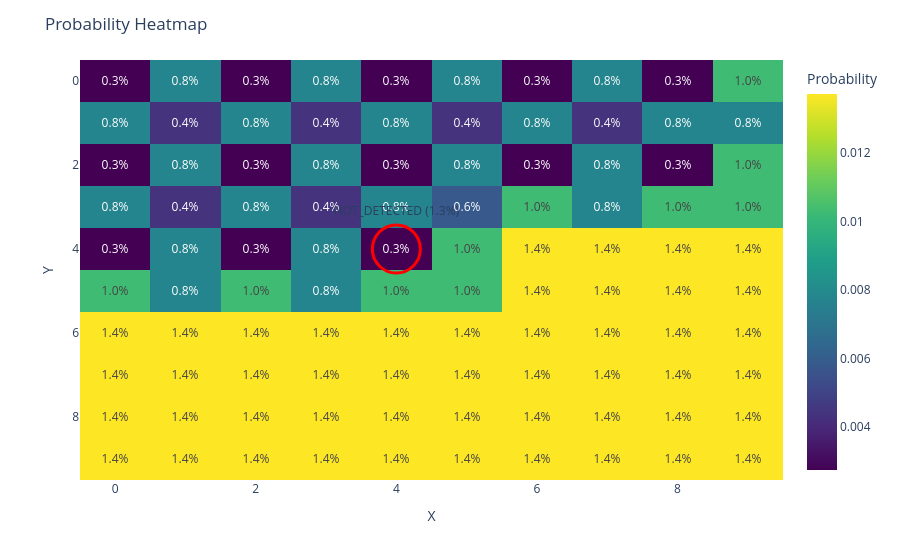

Notebook code cell kept with this figure:
### Markdown cell above
# Play the game

### Code cell
# initial
# sub_location = (2, 2)
# map = np.arange(1, 26, dtype=float).reshape(5, 5)
# map = map / map.sum()

# uniform
map = np.ones((10, 10), dtype=float)
map = map / map.sum()
# sub_location = (4, 3)
sub_location = (
    np.random.randint(map.shape[0]),   # 0..4
    np.random.randint(map.shape[1]),   # 0..4
)

# random
# rng = np.random.default_rng()
# sub_location = (2, 2)
# map = rng.random((5, 5))
# map = map / map.sum()


# sub_location = (2, 2)
# map = np.array([
#     [0.15, 0.08, 0.02, 0.03, 0.02],
#     [0.10, 0.12, 0.03, 0.04, 0.03],
#     [0.04, 0.03, 0.02, 0.03, 0.04],
#     [0.10, 0.12, 0.03, 0.04, 0.03],
#     [0.15, 0.08, 0.02, 0.03, 0.02],
# ], dtype=float)
# map = map / map.sum()

# sub_location = (2, 2)
# map = np.array([
#     [0.02, 0.03, 0.04, 0.08, 0.15],
#     [0.01, 0.02, 0.03, 0.06, 0.12],
#     [0.01, 0.01, 0.02, 0.04, 0.08],
#     [0.02, 0.02, 0.03, 0.04, 0.06],
#     [0.03, 0.04, 0.05, 0.06, 0.08],
# ], dtype=float)
# map = map / map.sum()

sensor = PingSensor(sub_location, map)
strategy = MostLikelySquareStrategy()
# strategy = InformationGainStrategy(sensor)
game_state = BayesGameState(sub_location, map, sensor, strategy)

plot_map(map)

ping_coordinates = []
print(f"Sub position is {sub_location}")

count = 0
while True:
    user_input = input("Press Enter to advance the game state...")
    if user_input.lower() == 'q':
        print("Exiting the game.")
        break

    count += 1
    result = game_state.advance_state()
    print(f"Pinged location: {result.pinged_location}, Outcome: {result.ping_outcome}, Probability: {result.pinged_location_prob:.4f}")
    ping_coordinates.append(result.pinged_location)

    # plot_map(game_state.map_array, replace=False, highlight=result.pinged_location, highlight_label=f"{result.ping_outcome.name} ({result.pinged_location_prob:.1%})")
    plot_map(game_state.map_array, replace=True, highlight=result.pinged_location, highlight_label=f"{result.ping_outcome.name} ({result.pinged_location_prob:.1%})")

    if result.game_won:
        print("Submarine found!")
        print(f"Number of pings: {count}")
        print(Counter(ping_coordinates).most_common())
        break

### Figure 1 — Plotly figure (JSON) as saved in the notebook; plotly's stock layout.template omitted (floating-point values rounded to 4 significant figures)
{"data": [{"coloraxis": "coloraxis", "hovertemplate": "x: %{x}<br>y: %{y}<br>color: %{z}<extra></extra>", "name": "0", "texttemplate": "%{z:.1%}", "type": "heatmap", "xaxis": "x", "yaxis": "y", "z": [[0.002749, 0.007738, 0.002749, 0.007738, 0.002749, 0.007738, 0.002749, 0.007738, 0.002749, 0.01031], [0.007738, 0.004361, 0.007738, 0.004361, 0.007738, 0.004361, 0.007738, 0.004361, 0.007738, 0.007738], [0.002749, 0.007738, 0.002749, 0.007738, 0.002749, 0.007738, 0.002749, 0.007738, 0.002749, 0.01031], [0.007738, 0.004361, 0.007738, 0.004361, 0.007738, 0.005809, 0.01031, 0.007738, 0.01031, 0.01031], [0.002749, 0.007738, 0.002749, 0.007738, 0.002749, 0.01031, 0.01373, 0.01373, 0.01373, 0.01373], [0.01031, 0.007738, 0.01031, 0.007738, 0.01031, 0.01031, 0.01373, 0.01373, 0.01373, 0.01373], [0.01373, 0.01373, 0.01373, 0.01373, 0.01373, 0.01373, 0.01373, 0.01373, 0.01373, 0.01373], [0.01373, 0.01373, 0.01373, 0.01373, 0.01373, 0.01373, 0.01373, 0.01373, 0.01373, 0.01373], [0.01373, 0.01373, 0.01373, 0.01373, 0.01373, 0.01373, 0.01373, 0.01373, 0.01373, 0.01373], [0.01373, 0.01373, 0.01373, 0.01373, 0.01373, 0.01373, 0.01373, 0.01373, 0.01373, 0.01373]]}, {"marker": {"color": "rgba(0,0,0,0)", "line": {"color": "red", "width": 3}, "size": 48, "symbol": "circle"}, "mode": "markers+text", "showlegend": false, "text": ["NOT_DETECTED (1.3%)"], "textposition": "top center", "type": "scatter", "x": [4], "y": [4]}], "layout": {"coloraxis": {"autocolorscale": false, "colorbar": {"title": {"text": "Probability"}}, "colorscale": [[0, "#440154"], [0.1111, "#482878"], [0.2222, "#3e4989"], [0.3333, "#31688e"], [0.4444, "#26828e"], [0.5556, "#1f9e89"], [0.6667, "#35b779"], [0.7778, "#6ece58"], [0.8889, "#b5de2b"], [1, "#fde725"]]}, "margin": {"t": 60}, "title": {"text": "Probability Heatmap"}, "xaxis": {"anchor": "y", "domain": [0, 1], "title": {"text": "X"}}, "yaxis": {"anchor": "x", "autorange": "reversed", "domain": [0, 1], "title": {"text": "Y"}}}}
